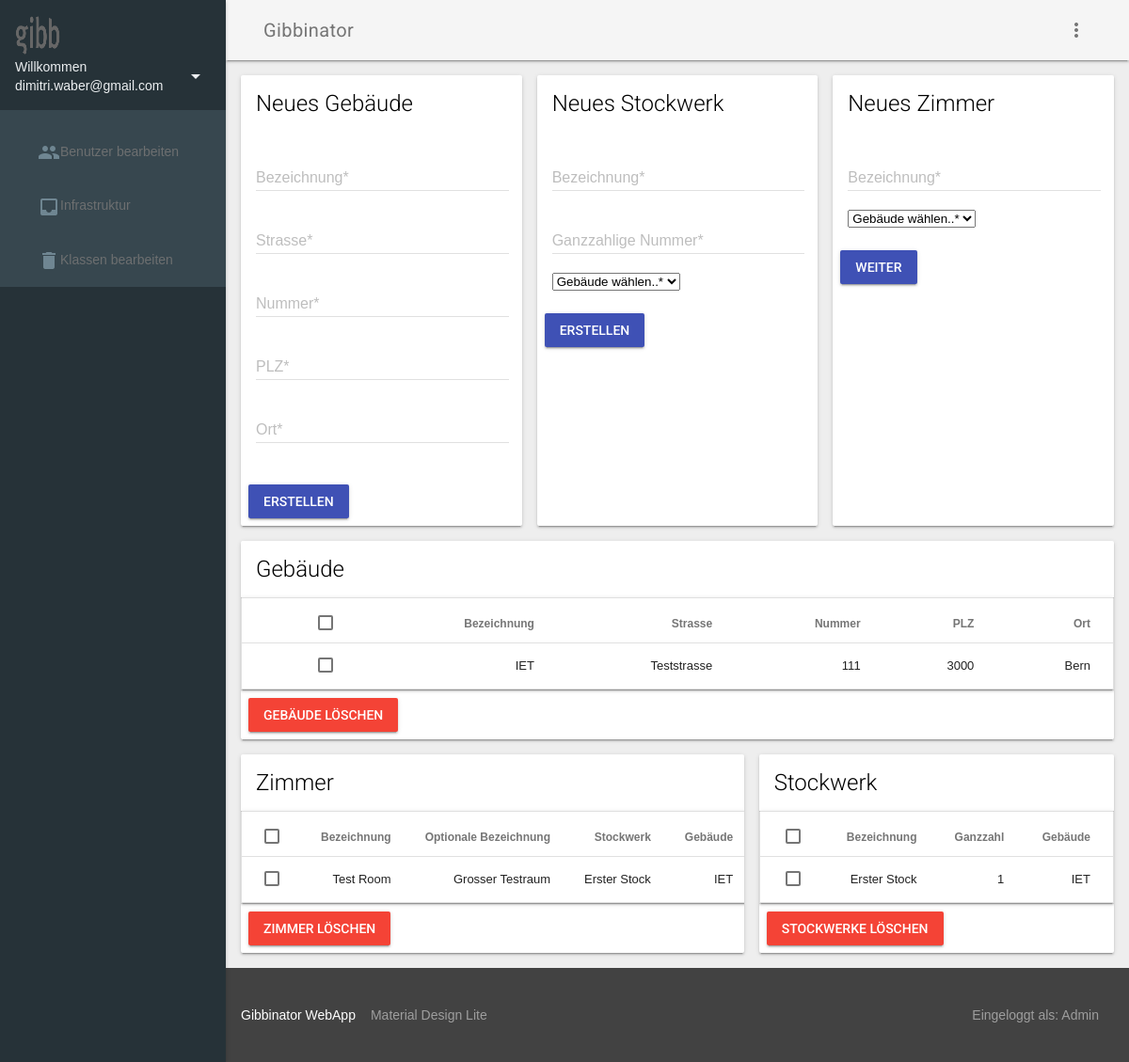
The page /admin/infra (signed in) on the database its author committed.
### tables this page shows
CREATE TABLE `gebaeude` (
  `id` int(10) NOT NULL,
  `bezeichnung` varchar(255) NOT NULL,
  `strasse` varchar(150) NOT NULL,
  `nr` varchar(10) NOT NULL,
  `plz` int(6) NOT NULL,
  `ort` varchar(255) NOT NULL
);

CREATE TABLE `zimmer` (
  `id` int(10) NOT NULL,
  `bezeichnung` varchar(150) NOT NULL,
  `optional_text` text
);

CREATE TABLE `stockwerk` (
  `id` int(10) NOT NULL,
  `gebaeude_id` int(10) NOT NULL,
  `bezeichnung` varchar(150) NOT NULL,
  `nummer` int(5) NOT NULL
);

### lib/View.php (called while the page is built, shortened)
<?php
class View
{
    private $viewfile 	= null;
    public function __construct($viewfile, $properties = array())
    {
        $viewfile = "./view/$viewfile.php";
        if (file_exists($viewfile)) {
            $this->viewfile = $viewfile;
        }
    }
    public function display()
    {
        require_once($this->viewfile);
    }
}

### controller/AdminController.php (called while the page is built, shortened)
<?php
require_once('model/GebaeudeModel.php');
class AdminController
{
    public function infra()
    {
        $gebaeudeModel = new GebaeudeModel();
        try {
            $builds = $gebaeudeModel->readAll();
        } catch (Exception $e) {
            $builds = null;
        }
        try {
            $floors = $gebaeudeModel->readAllFloors();
        } catch (Exception $e) {
            $floors = null;
        }
        try {
            $rooms = $gebaeudeModel->readAllRooms();
        } catch (Exception $e) {
            $rooms = null;
        }
        try {
            $connections = $gebaeudeModel->readAllConnections();
        } catch (Exception $e) {
            $connections = null;
        }
        $view = new View('admin_infra');
        $view->gebaeude = $builds;
        $view->stockwerke = $floors;
        $view->zimmer = $rooms;
        $view->connections = $connections;
        $view->display();
    }
}

### index.php (called while the page is built, shortened)
<?php
require_once 'lib/View.php';
$dispatcher = new Dispatcher();
$dispatcher->dispatch();

### lib/ConnectionHandler.php (called while the page is built, shortened)
<?php
class ConnectionHandler
{
    private static $connection = null;
    public static function getConnection()
    {
        if (self::$connection === null) {
            $config = require 'config.php';
            $host = $config['database']['host'];
            $username = $config['database']['username'];
            $password = $config['database']['password'];
            $database = $config['database']['database'];
            self::$connection = new MySQLi($host, $username, $password, $database);
            self::$connection->set_charset('latin1_general_cs');
        }
        return self::$connection;
    }
}

### lib/Model.php (called while the page is built, shortened)
<?php
require_once 'ConnectionHandler.php';
class Model
{
    protected $tableName = null;
    public function readAll($max = 100)
    {
        $query = "SELECT * FROM {$this->tableName} LIMIT 0, $max";
        $statement = ConnectionHandler::getConnection()->prepare($query);
        $statement->execute();
        $result = $statement->get_result();
        $rows = array();
        while ($row = $result->fetch_object()) {
            $rows[] = $row;
        }
        return $rows;
    }
}

### model/GebaeudeModel.php (called while the page is built, shortened)
<?php
require_once 'lib/Model.php';
class GebaeudeModel extends Model
{
    protected $floorTable = 'stockwerk';
    protected $roomTable = 'zimmer';
    protected $connectionTable = 'stockwerk_zimmer';
    public function readAllFloors($max = 100)
    {
        $query = "SELECT * FROM $this->floorTable LIMIT 0, $max";
        $statement = ConnectionHandler::getConnection()->prepare($query);
        $statement->execute();
        $result = $statement->get_result();
        $rows = array();
        while ($row = $result->fetch_object()) {
            $rows[] = $row;
        }
        return $rows;
    }
    public function readAllRooms($max = 100)
    {
        $query = "SELECT * FROM {$this->roomTable} LIMIT 0, $max";
        $statement = ConnectionHandler::getConnection()->prepare($query);
        $statement->execute();
        $result = $statement->get_result();
        $rows = array();
        while ($row = $result->fetch_object()) {
            $rows[] = $row;
        }
        return $rows;
    }
    public function readAllConnections($max = 100)
    {
        $query = "SELECT * FROM {$this->connectionTable} LIMIT 0, $max";
        $statement = ConnectionHandler::getConnection()->prepare($query);
        $statement->execute();
        $result = $statement->get_result();
        $rows = array();
        while ($row = $result->fetch_object()) {
            $rows[] = $row;
        }
        return $rows;
    }
}

### view/admin_infra.php (the view, shortened to what this page needs)
<div class="mdl-grid mdl-layout__content">
    <div class="mdl-card mdl-cell mdl-cell--4-col mdl-shadow--2dp">
        <div class="mdl-card__title">
            <h2 class="mdl-card__title-text">Neues Gebäude</h2>
        </div>
        <form action="/admin/add_building" method="post">
            <div class="mdl-card__supporting-text">
                <div class="mdl-textfield mdl-js-textfield mdl-textfield--floating-label">
                    <input class="mdl-textfield__input" type="text" id="build_name" name="build_name">
                    <label class="mdl-textfield__label" for="build_name">Bezeichnung*</label>
                </div>
                <div class="mdl-textfield mdl-js-textfield mdl-textfield--floating-label">
                    <input class="mdl-textfield__input" type="text" id="build_street" name="build_street">
                    <label class="mdl-textfield__label" for="build_street">Strasse*</label>
                </div>
                <div class="mdl-textfield mdl-js-textfield mdl-textfield--floating-label">
                    <input class="mdl-textfield__input" type="number" id="build_number" name="build_number">
                    <label class="mdl-textfield__label" for="build_number">Nummer*</label>
                </div>
                <div class="mdl-textfield mdl-js-textfield mdl-textfield--floating-label">
                    <input class="mdl-textfield__input" type="number" id="build_plz" name="build_plz">
                    <label class="mdl-textfield__label" for="build_plz">PLZ*</label>
                </div>
                <div class="mdl-textfield mdl-js-textfield mdl-textfield--floating-label">
                    <input class="mdl-textfield__input" type="text" id="build_ort" name="build_ort">
                    <label class="mdl-textfield__label" for="build_ort">Ort*</label>
                </div>
            </div>
            <div class="mdl-card__actions">
                <button class="mdl-button mdl-js-ripple-effect mdl-js-button mdl-button--raised mdl-button--colored"
                        id="gebaeude">
                    Erstellen
                </button>
            </div>
        </form>
    </div>
    <div class="mdl-card mdl-cell mdl-card-form mdl-cell--4-col mdl-shadow--2dp">
        <div class="mdl-card__title">
            <h2 class="mdl-card__title-text">Neues Stockwerk</h2>
        </div>
        <form action="/admin/add_floor" method="post">
            <div class="mdl-card__supporting-text">
                <div class="mdl-textfield mdl-js-textfield mdl-textfield--floating-label">
                    <input class="mdl-textfield__input" type="text" id="floor_name" name="floor_name">
                    <label class="mdl-textfield__label" for="floor_name">Bezeichnung*</label>
                </div>
                <div class="mdl-textfield mdl-js-textfield mdl-textfield--floating-label">
                    <input class="mdl-textfield__input" type="text" id="floor_number" name="floor_number">
                    <label class="mdl-textfield__label" for="floor_number">Ganzzahlige Nummer*</label>
                </div>
                <select class="gebaeude_select" name="gebaeude_select"
                        id="gebaeude_select">
                    <?php
                    echo '<option value="">Gebäude wählen..*</option>';
                    ?>
                </select>
            </div>
            <div class="mdl-card__actions">
                <button class="mdl-button mdl-js-ripple-effect mdl-js-button mdl-button--raised mdl-button--colored"
                        id="stockwerk">
                    Erstellen
                </button>
            </div>
        </form>
    </div>
    <div class="mdl-cell mdl-card mdl-cell--4-col mdl-shadow--2dp">
        <div class="mdl-card__title">
            <h2 class="mdl-card__title-text">Neues Zimmer</h2>
        </div>
        <form action="/admin/add_room" method="post">
            <div class="mdl-card__supporting-text">
                <div class="mdl-textfield mdl-js-textfield mdl-textfield--floating-label">
                    <input class="mdl-textfield__input" type="text" id="room_name" name="room_name">
                    <label class="mdl-textfield__label" for="room_name">Bezeichnung*</label>
                </div>
                <select class="room_gebaeude_select" name="room_gebaeude_select"
                        id="room_gebaeude_select">
                    <?php
                    echo '<option value="">Gebäude wählen..*</option>';
                    ?>
                </select>
            </div>
            <div class="mdl-card__actions">
                <button class="mdl-button mdl-js-ripple-effect mdl-js-button mdl-button--raised mdl-button--colored"
                        id="zimmer">
                    Weiter
                </button>
            </div>
        </form>
    </div>
    <div class="mdl-card mdl-cell mdl-cell--12-col mdl-grid mdl-grid--no-spacing mdl-shadow--2dp">
        <div class="mdl-card__title">
            <h2 class="mdl-card__title-text">Gebäude</h2>
        </div>
        <table class="mdl-cell--12-col mdl-data-table mdl-js-data-table mdl-data-table--selectable mdl-shadow--2dp"
               id="build_table">
            <thead>
            <tr>
                <th class="build_table">Bezeichnung</th>
                <th class="build_table">Strasse</th>
                <th class="build_table">Nummer</th>
                <th class="build_table">PLZ</th>
                <th class="build_table">Ort</th>
            </tr>
            </thead>
            <tbody>
            <?php
            foreach ($gebaeude as $row) {
                echo '
          <tr data-id="' . $row->id . '">
          <td>' . $row->bezeichnung . '</td>
          <td>' . $row->strasse . '</td>
          <td>' . $row->nr . '</td>
          <td>' . $row->plz . '</td>
          <td>' . $row->ort . '</td>
          </tr>
          ';
            }
            ?>
            </tbody>
        </table>
        <div class="mdl-card__actions mdl-card--border">
            <button class="mdl-button mdl-js-ripple-effect mdl-js-button mdl-button--raised mdl-button--colored form_button add_to_button mdl-color--red"
                    id="delete_build_button">
                Gebäude Löschen
            </button>
        </div>
    </div>
    <div class="mdl-card mdl-cell mdl-cell--7-col mdl-grid mdl-grid--no-spacing mdl-shadow--2dp">
        <div class="mdl-card__title">
            <h2 class="mdl-card__title-text">Zimmer</h2>
        </div>
        <table class="mdl-cell--12-col mdl-data-table mdl-js-data-table mdl-data-table--selectable mdl-shadow--2dp"
               id="room_table">
            <thead>
            <tr>
                <th class="room_table">Bezeichnung</th>
                <th class="room_table">Optionale Bezeichnung</th>
                <th class="room_table">Stockwerk</th>
                <th class="room_table">Gebäude</th>
            </tr>
            </thead>
            <tbody>
            <?php
            foreach ($zimmer as $row) {
                echo '
          <tr data-id="' . $row->id . '">
          <td>' . $row->bezeichnung . '</td>
          <td>' . $row->optional_text . '</td>
          <td>';
                $buildID = 0;
                foreach ($connections as $tmp) {
                    if ($row->id == $tmp->zimmer_id) {
                        foreach ($stockwerke as $stockwerk) {
                            if ($stockwerk->id == $tmp->stockwerk_id) {
                                $buildID = $stockwerk->gebaeude_id;
                                echo $stockwerk->bezeichnung;
                            }
                        }
                    }
                }
                echo '</td>
          <td>';
                foreach ($gebaeude as $build) {
                    if ($build->id == $buildID) {
                        echo $build->bezeichnung;
                    }
                }
                echo '</td>
          </tr>
          ';
            }
            ?>
            </tbody>
        </table>
        <div class="mdl-card__actions mdl-card--border">
            <button class="mdl-button mdl-js-ripple-effect mdl-js-button mdl-button--raised mdl-button--colored form_button add_to_button mdl-color--red"
                    id="delete_room_button">
                Zimmer Löschen
            </button>
        </div>
    </div>
    <div class="mdl-card mdl-cell mdl-cell--5-col mdl-grid mdl-grid--no-spacing mdl-shadow--2dp">
        <div class="mdl-card__title">
            <h2 class="mdl-card__title-text">Stockwerk</h2>
        </div>
        <table class="mdl-cell--12-col mdl-data-table mdl-js-data-table mdl-data-table--selectable mdl-shadow--2dp"
               id="floor_table">
            <thead>
            <tr>
                <th class="floor_table">Bezeichnung</th>
                <th class="floor_table">Ganzzahl</th>
                <th class="floor_table">Gebäude</th>
            </tr>
            </thead>
            <tbody>
            <?php
            foreach ($stockwerke as $row) {
                echo '
          <tr data-id="' . $row->id . '">
          <td>' . $row->bezeichnung . '</td>
          <td>' . $row->nummer . '</td>
          <td>';
                foreach ($gebaeude as $build) {
                    if ($build->id == $row->gebaeude_id) {
                        echo $build->bezeichnung;
                    }
                }
                echo '</td>
          </tr>
          ';
            }
            ?>
            </tbody>
        </table>
        <div class="mdl-card__actions mdl-card--border">
            <button class="mdl-button mdl-js-ripple-effect mdl-js-button mdl-button--raised mdl-button--colored form_button add_to_button mdl-color--red"
                    id="delete_floor_button">
                Stockwerke Löschen
            </button>
        </div>
    </div>
</div>

### view/css/style.css (style rules this page uses)
html, body { height: 100%; }

### rows shown on the page
gebaeude: bezeichnung "IET", strasse "Teststrasse", nr "111", plz "3000", ort "Bern"
zimmer: bezeichnung "Test Room", optional_text "Grosser Testraum"
stockwerk: bezeichnung "Erster Stock", nummer "1"

### other values the page prints
$_SESSION ['user']['name'] "dimitri.waber@gmail.com"
$_SESSION ['userType'] ['name'] "Admin"
